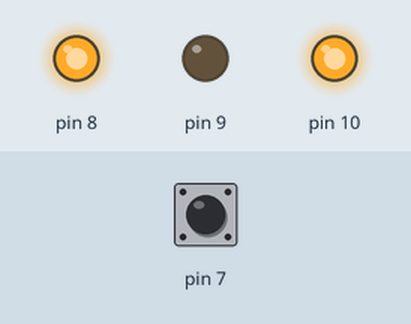
This sketch was run on a simulated Arduino Uno, built with avr-gcc and run on an emulated ATmega328P. On the bench: output pins drawn as LEDs (lit = HIGH). The inputs (shaded band) are chosen by the test bench; at power-on: pin 7 HIGH.

Above: at 1.2 s.
1.3 s: pin 7 pulled LOW for 0.15 s
At 1.37 s:
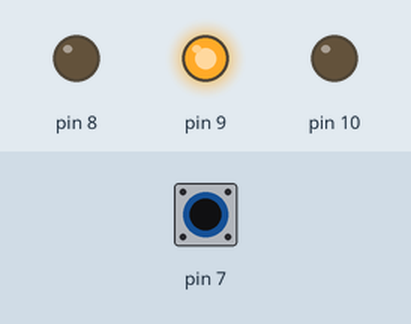
2.9 s: pin 7 pulled LOW for 3.2 s
At 6.5 s:
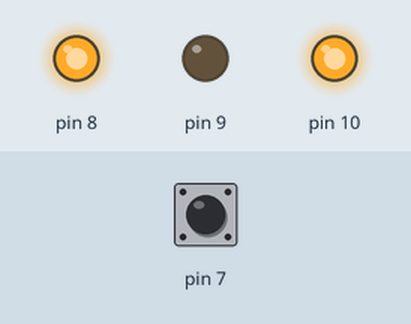
Timing chart, 0 to 8.0 s (numbered marks = the images above; inputs shaded):
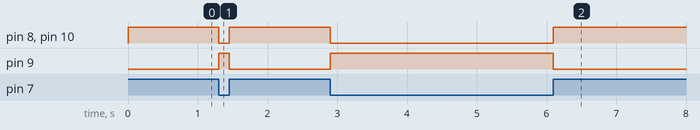

Measured:
- after the input at 1.3 s, pin 8, pin 10: HIGH → LOW at once, → HIGH 0.15 s later; pin 9: LOW → HIGH at once, → LOW 0.15 s later
- after the input at 2.9 s, pin 8, pin 10: HIGH → LOW at once, → HIGH 3.2 s later; pin 9: LOW → HIGH at once, → LOW 3.2 s later

The sketch:

3.1-botao_pullup.ino
```cpp
void setup() {
  pinMode(10, OUTPUT);
  pinMode(9, OUTPUT);
  pinMode(8, OUTPUT);
  pinMode(7, INPUT_PULLUP);

}

void loop() {

  int estadoBotao;

  estadoBotao = digitalRead(7);

  digitalWrite(10, estadoBotao);
  digitalWrite(9, !estadoBotao);
  digitalWrite(8, estadoBotao);

}
```
